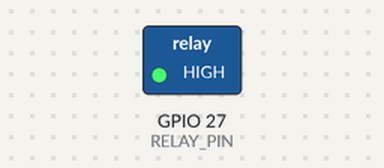
Recording of a sketch running on a simulated ESP32. On the bench: switched loads named in the sketch (green lamp = pin HIGH). What the sketch prints to the serial monitor is not drawn.

Above: at 2.0 s.
At 4.0 s:
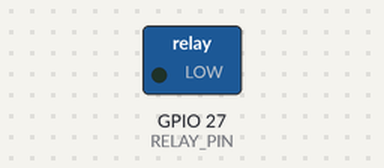
Timing chart, 0 to 6.2 s (numbered marks = the images above):
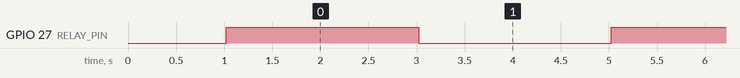

The sketch:

relay_test.ino
```cpp
/*
  ================================================================================
  CHƯƠNG TRÌNH KIỂM TRA RELAY ĐƠN GIẢN (SIMPLE RELAY TEST)
  ================================================================================
  Mục đích: Chỉ kiểm tra hoạt động đóng/cắt của duy nhất Relay cắm ở GPIO 27.
  Chương trình này cực kỳ nhẹ, không cần Wi-Fi, không cần Blynk, không cần cảm biến.
  Giúp bạn cách ly hoàn toàn lỗi phần cứng của Relay.

  Hoạt động:
  - Bật Relay trong 2 giây (In chữ "Relay: BẬT (ON)" lên Serial Monitor)
  - Tắt Relay trong 2 giây (In chữ "Relay: TẮT (OFF)" lên Serial Monitor)
  ================================================================================
*/

#include <Arduino.h>

// Chân điều khiển Relay
#define RELAY_PIN 27

void setup() {
  // Khởi động cổng Serial Monitor
  Serial.begin(115200);
  delay(1000);

  Serial.println("\n========================================");
  Serial.println("BẮT ĐẦU CHƯƠNG TRÌNH KIỂM TRA RELAY");
  Serial.println("========================================");

  // Cấu hình chân GPIO 27 là ĐẦU RA (OUTPUT)
  pinMode(RELAY_PIN, OUTPUT);

  // Tắt Relay lúc khởi động
  digitalWrite(RELAY_PIN, LOW);
  Serial.println("Chân GPIO 27 đã được cấu hình làm đầu ra.");
  Serial.println("Hệ thống sẽ bật/tắt Relay mỗi 2 giây...");
}

void loop() {
  // 1. KÍCH HOẠT RELAY (BẬT)
  Serial.println("-> [RELAY: BẬT] - Gửi tín hiệu mức CAO (HIGH) tới chân 27");
  digitalWrite(RELAY_PIN, HIGH);
  delay(2000); // Chờ 2 giây để bạn quan sát đèn LED trên Relay và nghe tiếng "tạch"

  // 2. TẮT RELAY
  Serial.println("-> [RELAY: TẮT] - Gửi tín hiệu mức THẤP (LOW) tới chân 27");
  digitalWrite(RELAY_PIN, LOW);
  delay(2000); // Chờ 2 giây
}
```

Measured:
- by itself, GPIO 27 (RELAY_PIN): alternates HIGH for 2.0 s and LOW for 2.0 s
